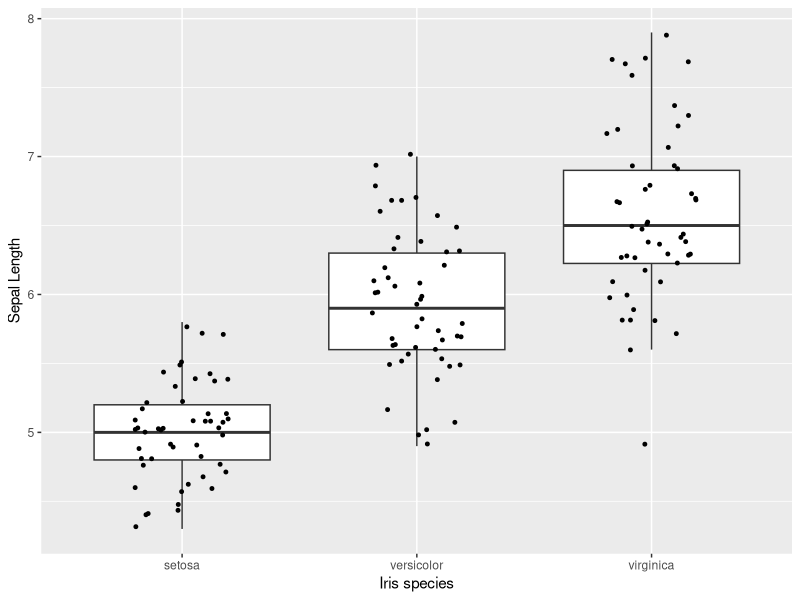

This figure's R source:
# load packages
library(tidyverse)

# load iris dataset
data(iris)

# Table: mean sepal length by species
iris %>%
  as_tibble() %>%
  group_by(Species)%>%
  summarize(mean_sepeal_length = mean(Sepal.Length))

# Boxplot sepal length by species
iris %>%
  as_tibble() %>%
  ggplot(aes(x = Species, y = Sepal.Length))+
  geom_boxplot(outlier.shape = NA)+
  geom_jitter(width = 0.2, size = 1)+
  labs(x = "Iris species", y = "Sepal Length")
